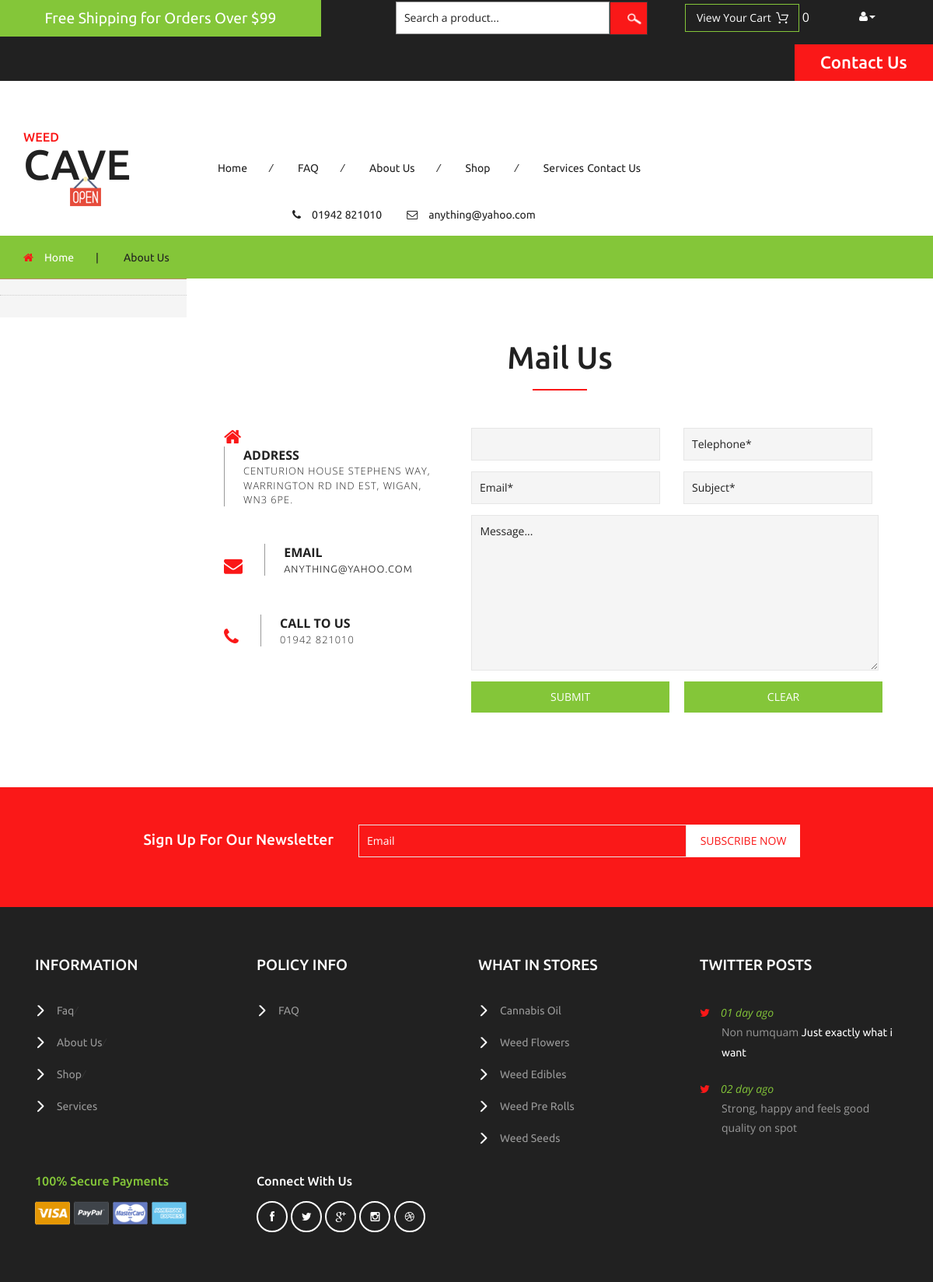
Page /contact/ on the committed database.
### home/models.py (models this page shows, shortened)
class Setting(models.Model):
    objects = None
    STATUS = (
        ('True', 'True'),
        ('False', 'False'),
    )
    title = models.CharField(max_length=150)
    keywords = models.CharField(max_length=255)
    description = models.CharField(max_length=255)
    company = models.CharField(max_length=50)
    address = models.CharField(blank=True, max_length=100)
    phone = models.CharField(blank=True, max_length=15)
    fax = models.CharField(blank=True, max_length=15)
    email = models.CharField(blank=True, max_length=50)
    smtpserver = models.CharField(blank=True, max_length=20)
    smtpemail = models.CharField(blank=True, max_length=20)
    smtppassword = models.CharField(blank=True, max_length=10)
    smtpport = models.CharField(blank=True, max_length=5)
    icon = models.ImageField(blank=True, upload_to='images/')
    facebook = models.CharField(blank=True, max_length=50)
    instagram = models.CharField(blank=True, max_length=50)
    twitter = models.CharField(blank=True, max_length=50)
    youtube = models.CharField(blank=True, max_length=50)
    aboutus = RichTextUploadingField(blank=True)
    contact = RichTextUploadingField(blank=True)
    references = RichTextUploadingField(blank=True)
    status = models.CharField(max_length=10, choices=STATUS)
    create_at = models.DateTimeField(auto_now_add=True)
    update_at = models.DateTimeField(auto_now=True)

### home/views.py (the view, shortened to what this page needs)
# urls.py: path('contact/', views.contactus, name='contact'),
def contactus(request):
    setting = Setting.objects.get(pk=1)
    category = Category.objects.all()
    form = ContactForm
    context = {'setting': setting, 'form': form,
               'category': category}
    return render(request, 'contact.html', context)

### home/templatetags/myapptags.py (called while the page is built)
@register.simple_tag
def categorylist():
    return Category.objects.all()

@register.simple_tag
def shopcartcount(userid):
    count = ShopCart.objects.filter(user_id=userid).count()
    return count

### home/templates/contact.html (shortened to what this page needs)
{% extends 'home-base.html' %}
{% load static %}
{% block content %}
		<div class="w3l_banner_nav_right">
		<div class="mail">
			<h3>Mail Us</h3>
			<div class="agileinfo_mail_grids">
				<div class="col-md-4 agileinfo_mail_grid_left">
					<ul>
						<li><i class="fa fa-home" aria-hidden="true"></i></li>
						<li>address<span>{{ setting.address }}.</span></li>
					</ul>
					<ul>
						<li><i class="fa fa-envelope" aria-hidden="true"></i></li>
						<li>email<span><a href="mailto:info@example.com">{{ setting.email }}</a></span></li>
					</ul>
					<ul>
						<li><i class="fa fa-phone" aria-hidden="true"></i></li>
						<li>call to us<span>{{ setting.phone }}</span></li>
					</ul>
				</div>
				<div class="col-md-8 agileinfo_mail_grid_right">
					<form action="{% url 'contact' %}" method="post">
						<div class="col-md-6 wthree_contact_left_grid">
							<input type="text" name="message-name"   onfocus="this.value = '';" onblur="if (this.value == '') {this.value = 'Name*';}" required="">
							<input type="email" name="message-email"  value="Email*" onfocus="this.value = '';" onblur="if (this.value == '') {this.value = 'Email*';}" required="">
						</div>
						<div class="col-md-6 wthree_contact_left_grid">
							<input type="text" name="message-phone" value="Telephone*" onfocus="this.value = '';" onblur="if (this.value == '') {this.value = 'Telephone*';}" required="">
							<input type="text" name="message-subject" value="Subject*" onfocus="this.value = '';" onblur="if (this.value == '') {this.value = 'Subject*';}" required="">
						</div>
						<div class="clearfix"> </div>
						<textarea  name="message" onfocus="this.value = '';" onblur="if (this.value == '') {this.value = 'Message...';}" required="">Message...</textarea>
						<input type="submit" value="Submit">
						<input type="reset" value="Clear">
					</form>
				</div>
			</div>
		</div>
		</div>
		<div class="clearfix"></div>
	</div>
	<div class="newsletter">
		<div class="container">
			<div class="w3agile_newsletter_left">
				<h3>sign up for our newsletter</h3>
			</div>
			<div class="w3agile_newsletter_right">
				<form action="#" method="post">
					<input type="email" name="Email" value="Email" onfocus="this.value = '';" onblur="if (this.value == '') {this.value = 'Email';}" required="">
					<input type="submit" value="subscribe now">
				</form>
			</div>
			<div class="clearfix"> </div>
		</div>
	</div>
 {% endblock %}

### home/templates/home-base.html (shortened to what this page needs)
{% load static %}
<html>
<head>
<link href="{% static 'website/css/bootstrap.css' %}" rel="stylesheet" type="text/css" media="all" />
<link href="{% static 'website/css/style.css' %}" rel="stylesheet" type="text/css" media="all" />
<link href="{% static 'website/css/font-awesome.css' %}" rel="stylesheet" type="text/css" media="all" />
</head>
<body>
	<div class="agileits_header">
		<div class="w3l_offers">
			<a href="/category/">{{ setting.references | safe }}</a>
		</div>
		<div class="w3l_search">
			<form action="/search/" method="post">
				<input type="text" id="query" name="query" type="text" placeholder="What do yo u need?" value="Search a product..." onfocus="this.value = '';" onblur="if (this.value == '') {this.value = 'Search a product...';}" required="">
				<input type="submit" value=" ">
			</form>
		</div>
		<div class="product_list_header">
			<form action="/shopcart/" method="post" class="last">
                <fieldset>
                    <input type="submit" name="submit" value="View your cart" class="button" />
                     {% load myapptags %}
                                     {% shopcartcount user.id as count %}
                                    <span>{{ count }}</span>
                </fieldset>
            </form>
		</div>
		<div class="w3l_header_right">
			<ul>
				<li class="dropdown profile_details_drop">
					<a href="#" class="dropdown-toggle" data-toggle="dropdown"><i class="fa fa-user" aria-hidden="true"></i><span class="caret"></span></a>
				</li>
			</ul>
		</div>
		<div class="w3l_header_right1">
			<h2><a href="/contact/">Contact Us</a></h2>
		</div>
		<div class="clearfix"> </div>
	</div>
	<div class="logo_products">
		<div class="container">
			<div class="w3ls_logo_products_left">
				<h1><a href="/home/"><span>Weed</span>Cave</a></h1>
			</div>
			<div class="w3ls_logo_products_left1">
				<ul class="special_items">
					<li><a href="/home/">Home</a><i>/</i></li>
					<li><a href="/faq/">FAQ</a><i>/</i></li>
					<li><a href="/about/">About Us</a><i>/</i></li>
					<li><a href="/category/">Shop </a><i>/</i></li>
					<li><a href="/services/">Services</a></li>
					<li><a href="/contact/">Contact Us</a></li>
				</ul>
			</div>
			<div class="w3ls_logo_products_left1">
				<ul class="phone_email">
					<li><i class="fa fa-phone" aria-hidden="true"></i>{{ setting.phone}}</li>
					<li><i class="fa fa-envelope-o" aria-hidden="true"></i><a href="mailto:store@grocery.com">{{ setting.email}}</a></li>
				</ul>
			</div>
			<div class="clearfix"> </div>
		</div>
	</div>
	<div class="products-breadcrumb">
		<div class="container">
			<ul>
				<li><i class="fa fa-home" aria-hidden="true"></i><a href="/home/">Home</a><span>|</span></li>
				<li>About Us</li>
			</ul>
		</div>
	</div>
	<div class="banner">
		<div class="w3l_banner_nav_left">
			<nav class="navbar nav_bottom">
				<div class="collapse navbar-collapse" id="bs-megadropdown-tabs">
					 {% load myapptags %}
                        {% categorylist as category %}
                        {% load mptt_tags %}
					<ul class="nav navbar-nav nav_1">
						 {% recursetree category %}
						<li><a href="/category/{{node.id }}/{{ node.slug }}">{{ node.title }}</a></li>
						 {% endrecursetree %}
					</ul>
				 </div>
			</nav>
		</div>
{% block content %}
{% endblock %}
	<div class="footer">
		<div class="container">
			<div class="col-md-3 w3_footer_grid">
				<h3>information</h3>
				<ul class="w3_footer_grid_list">
					<li><a href="/faq/">Faq</a><i>/</i></li>
					<li><a href="/about/">About Us</a><i>/</i></li>
					<li><a href="/shop/">Shop</a><i>/</i></li>
					<li><a href="/services/">Services</a></li>
				</ul>
			</div>
			<div class="col-md-3 w3_footer_grid">
				<h3>policy info</h3>
				<ul class="w3_footer_grid_list">
					<li><a href="/faq/">FAQ</a></li>
				</ul>
			</div>
			<div class="col-md-3 w3_footer_grid">
				<h3>what in stores</h3>
				<ul class="w3_footer_grid_list">
					<li><a href="/category/">Cannabis Oil</a></li>
					<li><a href="/category/">Weed Flowers</a></li>
					<li><a href="/category/">Weed Edibles</a></li>
					<li><a href="/category/">Weed Pre rolls</a></li>
					<li><a href="/category/">Weed seeds</a></li>
				</ul>
			</div>
			<div class="col-md-3 w3_footer_grid">
				<h3>twitter posts</h3>
				<ul class="w3_footer_grid_list1">
					<li><label class="fa fa-twitter" aria-hidden="true"></label><i>01 day ago</i><span>Non numquam <a href="#"</a>
						Just exactly what i want
						<a href="#"></a></span></li>
					<li><label class="fa fa-twitter" aria-hidden="true"></label><i>02 day ago</i><span>Strong, happy and feels good <a href="#"></a>
						quality on spot
						<a href="#"></a></span></li>
				</ul>
			</div>
			<div class="clearfix"> </div>
			<div class="agile_footer_grids">
				<div class="col-md-3 w3_footer_grid agile_footer_grids_w3_footer">
					<div class="w3_footer_grid_bottom">
						<h4>100% secure payments</h4>
						<img src="{% static 'website/images/card.png' %}" alt=" " class="img-responsive" />
					</div>
				</div>
				<div class="col-md-3 w3_footer_grid agile_footer_grids_w3_footer">
					<div class="w3_footer_grid_bottom">
						<h5>connect with us</h5>
						<ul class="agileits_social_icons">
							<li><a href="#" class="facebook"><i class="fa fa-facebook" aria-hidden="true"></i></a></li>
							<li><a href="#" class="twitter"><i class="fa fa-twitter" aria-hidden="true"></i></a></li>
							<li><a href="#" class="google"><i class="fa fa-google-plus" aria-hidden="true"></i></a></li>
							<li><a href="#" class="instagram"><i class="fa fa-instagram" aria-hidden="true"></i></a></li>
							<li><a href="#" class="dribbble"><i class="fa fa-dribbble" aria-hidden="true"></i></a></li>
						</ul>
					</div>
				</div>
				<div class="clearfix"> </div>
			</div>
		</div>
	</div>
</body>
</html>

### rows in the picture
Setting: references "Free Shipping for Orders Over $99", phone "01942 821010", email "anything@yahoo.com", address "CENTURION HOUSE STEPHENS WAY, WARRINGTON RD IND EST, WIGAN, WN3 6PE", email "ANYTHING@YAHOO.COM"

### other values in the picture
{{ count }} "0"
